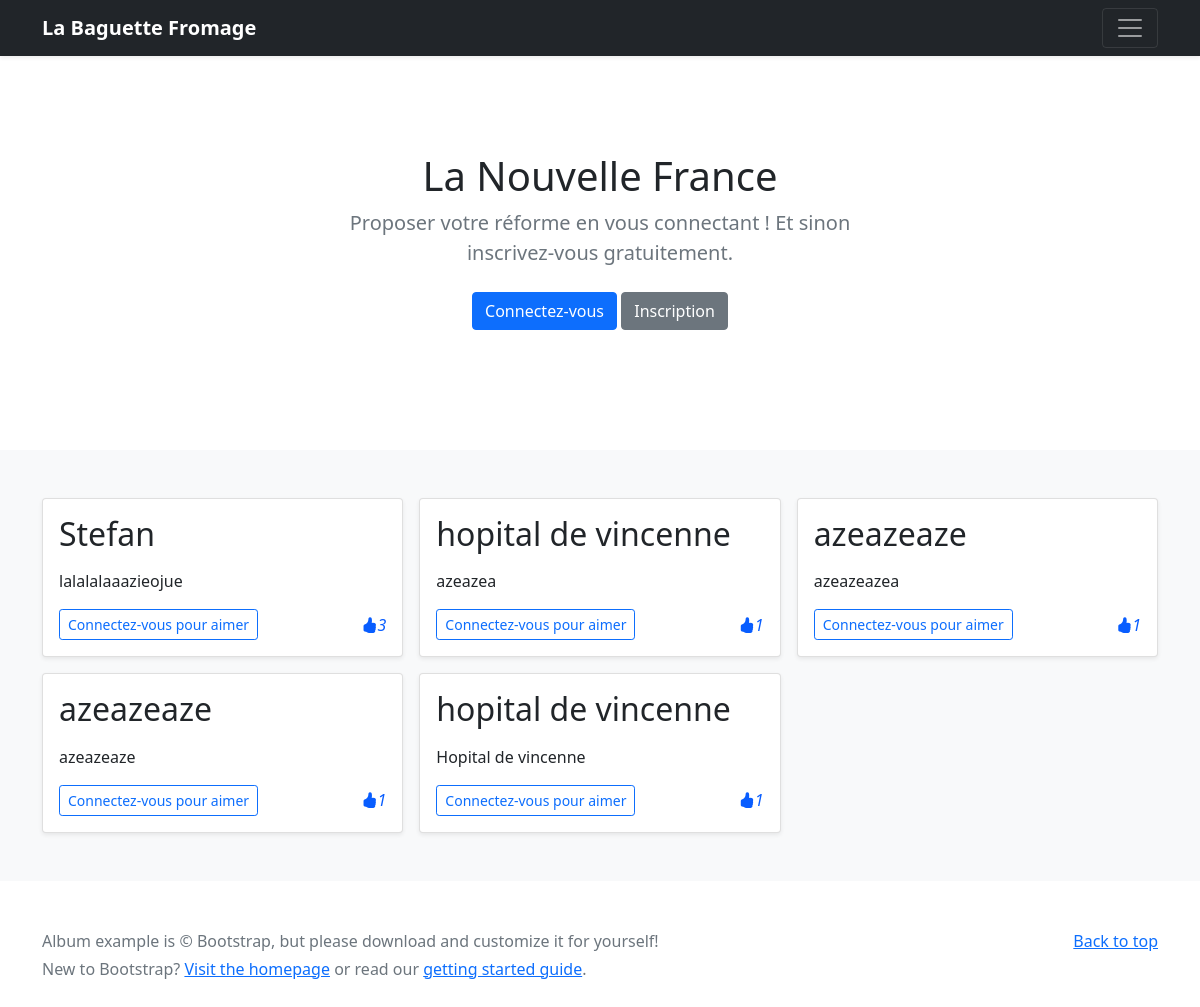
/hopital/, run on the app's committed database.
### france_idee/models.py (models this page shows)
class Hopital(models.Model):
    titre = models.CharField(max_length=250)
    auteur = models.ForeignKey(User,null=True, on_delete=models.CASCADE)
    description = FroalaField()
    likes = models.ManyToManyField(User, related_name='like_post')

### france_idee/views.py (the view)
def hopital_view(request):
    context = {'posts' : Hopital.objects.annotate(like_count=Count('likes')).order_by('-like_count')}
    return render(request , 'hopital.html' , context)

### france_idee/templates/hopital.html
{% extends "base.html" %}
{% block content %}
<main>
  <section class="py-5 text-center container">
    <div class="row py-lg-5">
      <div class="col-lg-6 col-md-8 mx-auto">
        <h1 class="fw-light">La Nouvelle France</h1>
        <p class="lead text-muted">Proposer votre réforme en vous connectant ! Et sinon inscrivez-vous gratuitement.</p>
        <p>
            {% if request.user.is_authenticated %}
          <a href="{% url 'logout_view' %}" class="btn btn-danger my-2">Déconnexion</a>
            {% else %}
          <a href="{% url 'login_view' %}" class="btn btn-primary my-2">Connectez-vous</a>
          <a href="{% url 'register_view' %}" class="btn btn-secondary my-2">Inscription</a>
            {% endif %}
        </p>
      </div>
    </div>
  </section>
  <div class="album py-5 bg-light">
    <div class="container">
      <div class="row row-cols-1 row-cols-sm-2 row-cols-md-3 g-3">
          {% for post in posts %}
          <div class="col">
          <div class="card shadow-sm">
            <div class="card-body">
              <h2>{{ post.titre }}</h2>
              <p class="card-text">{{ post.description|safe }}</p>
              <div class="d-flex justify-content-between align-items-center">
                  {% if request.user.is_authenticated %}
                <div class="btn-group">
                <form action ="{% url 'like_hopital' post.pk %}" method="post">
                    {% csrf_token %}
                    {% if user not in post.likes.all %}
                  <button type="submit" name="post_id" value="{{ post.id }}" class="btn btn-outline-primary">Like !</button>
                        {% else %}
                        <button type="submit" name="post_id" value="{{ post.id }}" class="btn btn-outline-danger">Dislike !</button>
                        {% endif %}
                </form>
                {% if user.id == post.auteur.id %}
                <a href="{% url 'modif_hopital' post.id %}" class="btn btn-outline-success">Modifier</a>
                 <form action ="{% url 'hopital_delete' post.id %}" method="post" class="d-inline">
                        {% csrf_token %}
                        <button type="submit" class="btn btn-outline-danger">
                            Supprimer
                        </button>
                    </form>
                    {% endif %}
                </div>
                 <i style="color: #085dff;" class="bi bi-hand-thumbs-up-fill">{{ post.likes.all.count }}</i>
                      {% else %}
                 <div class="btn-group">
                  <a href ="/login"><button type="button" class="btn btn-sm btn-outline-primary">Connectez-vous pour aimer</button></a>
                </div><i style="color: #085dff;" class="bi bi-hand-thumbs-up-fill">{{ post.likes.all.count }}</i>
                  {% endif %}
              </div>
            </div>
          </div>
        </div>
          {% endfor %}
      </div>
    </div>
  </div>
</main>
{% endblock %}

### france_idee/templates/base.html (shortened to what this page needs)
<!doctype html>
<html lang="en">
  <head>
  <link href="https://cdn.jsdelivr.net/npm/bootstrap@5.1.3/dist/css/bootstrap.min.css" rel="stylesheet">
  <link rel="stylesheet" href="https://cdn.jsdelivr.net/npm/bootstrap-icons@1.5.0/font/bootstrap-icons.css">
  </head>
  <body>
<header>
  <div class="navbar navbar-dark bg-dark shadow-sm">
    <div class="container">
      <a href="/" class="navbar-brand d-flex align-items-center">
          <strong>La Baguette Fromage</strong>
      </a>
      <button class="navbar-toggler" type="button" data-bs-toggle="collapse" data-bs-target="#navbarHeader" aria-controls="navbarHeader" aria-expanded="false" aria-label="Toggle navigation">
        <span class="navbar-toggler-icon"></span>
      </button>
    </div>
  </div>
</header>
{% block content %}
{% endblock %}
<footer class="text-muted py-5">
  <div class="container">
    <p class="float-end mb-1">
      <a href="#">Back to top</a>
    </p>
    <p class="mb-1">Album example is &copy; Bootstrap, but please download and customize it for yourself!</p>
    <p class="mb-0">New to Bootstrap? <a href="/">Visit the homepage</a> or read our <a href="../getting-started/introduction/">getting started guide</a>.</p>
  </div>
</footer>
  </body>
</html>

### data on the page
Hopital: titre "Stefan", description "lalalalaaazieojue", likes.all.count "3"
Hopital: titre "hopital de vincenne", description "azeazea", likes.all.count "1"
Hopital: titre "azeazeaze", description "azeazeazea", likes.all.count "1"
Hopital: titre "azeazeaze", description "azeazeaze", likes.all.count "1"
Hopital: titre "hopital de vincenne", description "Hopital de vincenne", likes.all.count "1"
